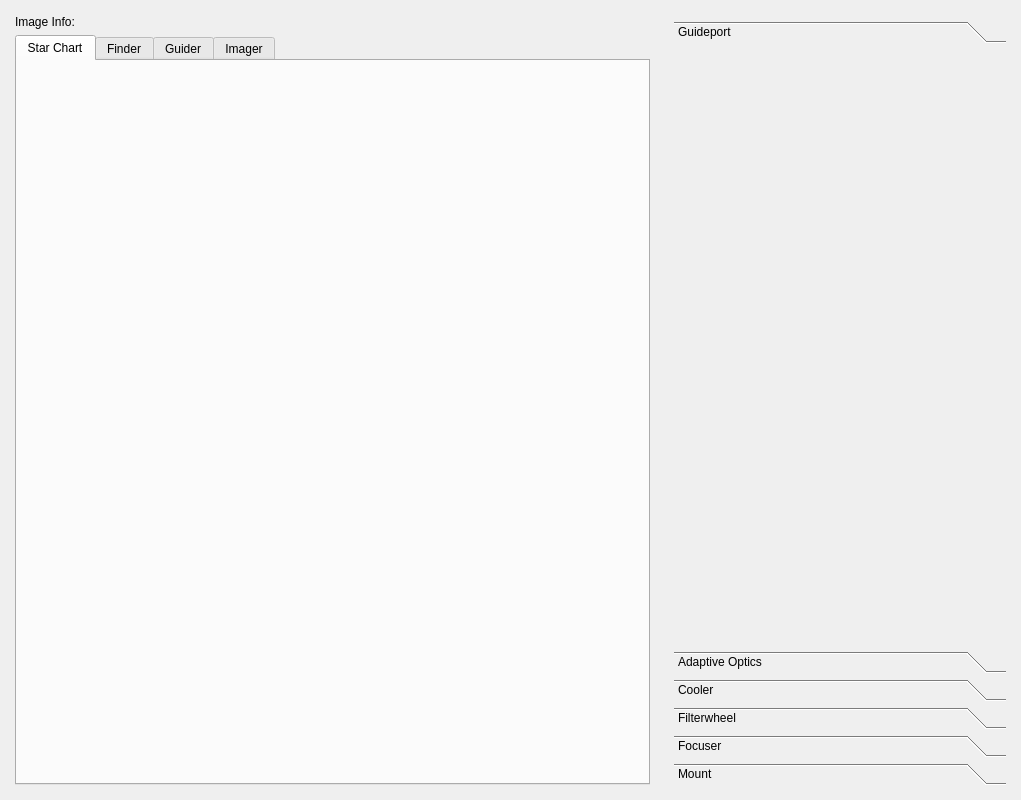
<?xml version="1.0" encoding="UTF-8"?>
<ui version="4.0">
 <class>snowgui::pointingwindow</class>
 <widget class="QWidget" name="snowgui::pointingwindow">
  <property name="geometry">
   <rect>
    <x>0</x>
    <y>0</y>
    <width>1021</width>
    <height>800</height>
   </rect>
  </property>
  <property name="minimumSize">
   <size>
    <width>0</width>
    <height>800</height>
   </size>
  </property>
  <property name="windowTitle">
   <string>Form</string>
  </property>
  <layout class="QHBoxLayout" name="horizontalLayout">
   <property name="leftMargin">
    <number>6</number>
   </property>
   <property name="topMargin">
    <number>6</number>
   </property>
   <property name="rightMargin">
    <number>6</number>
   </property>
   <property name="bottomMargin">
    <number>6</number>
   </property>
   <item>
    <widget class="QWidget" name="leftWidget" native="true">
     <layout class="QVBoxLayout" name="verticalLayout_2">
      <item>
       <widget class="QLabel" name="imageLabel">
        <property name="text">
         <string>Image Info:</string>
        </property>
       </widget>
      </item>
      <item>
       <widget class="QTabWidget" name="tabWidget">
        <property name="currentIndex">
         <number>0</number>
        </property>
        <widget class="snowgui::StarChartWidget" name="chartWidget">
         <attribute name="title">
          <string>Star Chart</string>
         </attribute>
        </widget>
        <widget class="snowgui::imagedisplaywidget" name="finderImageWidget">
         <attribute name="title">
          <string>Finder</string>
         </attribute>
        </widget>
        <widget class="snowgui::imagedisplaywidget" name="guiderImageWidget">
         <attribute name="title">
          <string>Guider</string>
         </attribute>
        </widget>
        <widget class="snowgui::imagedisplaywidget" name="imagerImageWidget">
         <attribute name="title">
          <string>Imager</string>
         </attribute>
        </widget>
       </widget>
      </item>
     </layout>
    </widget>
   </item>
   <item>
    <widget class="QWidget" name="controllersWidget" native="true">
     <property name="maximumSize">
      <size>
       <width>350</width>
       <height>16777215</height>
      </size>
     </property>
     <layout class="QVBoxLayout" name="verticalLayout">
      <item>
       <widget class="snowgui::ccdcontrollerwidget" name="ccdcontrollerWidget" native="true"/>
      </item>
      <item>
       <widget class="QToolBox" name="toolBox">
        <property name="currentIndex">
         <number>0</number>
        </property>
        <widget class="snowgui::guideportcontrollerwidget" name="guideportcontrollerWidget">
         <property name="geometry">
          <rect>
           <x>0</x>
           <y>0</y>
           <width>326</width>
           <height>540</height>
          </rect>
         </property>
         <attribute name="label">
          <string>Guideport</string>
         </attribute>
        </widget>
        <widget class="snowgui::adaptiveopticscontrollerwidget" name="adaptiveopticscontrollerWidget">
         <property name="geometry">
          <rect>
           <x>0</x>
           <y>0</y>
           <width>326</width>
           <height>540</height>
          </rect>
         </property>
         <attribute name="label">
          <string>Adaptive Optics</string>
         </attribute>
        </widget>
        <widget class="snowgui::coolercontrollerwidget" name="coolercontrollerWidget">
         <property name="geometry">
          <rect>
           <x>0</x>
           <y>0</y>
           <width>326</width>
           <height>540</height>
          </rect>
         </property>
         <attribute name="label">
          <string>Cooler</string>
         </attribute>
        </widget>
        <widget class="snowgui::filterwheelcontrollerwidget" name="filterwheelcontrollerWidget">
         <property name="geometry">
          <rect>
           <x>0</x>
           <y>0</y>
           <width>326</width>
           <height>540</height>
          </rect>
         </property>
         <attribute name="label">
          <string>Filterwheel</string>
         </attribute>
        </widget>
        <widget class="snowgui::focusercontrollerwidget" name="focusercontrollerWidget">
         <property name="geometry">
          <rect>
           <x>0</x>
           <y>0</y>
           <width>326</width>
           <height>540</height>
          </rect>
         </property>
         <attribute name="label">
          <string>Focuser</string>
         </attribute>
        </widget>
        <widget class="snowgui::mountcontrollerwidget" name="mountcontrollerWidget">
         <property name="geometry">
          <rect>
           <x>0</x>
           <y>0</y>
           <width>326</width>
           <height>540</height>
          </rect>
         </property>
         <attribute name="label">
          <string>Mount</string>
         </attribute>
        </widget>
       </widget>
      </item>
     </layout>
    </widget>
   </item>
  </layout>
 </widget>
 <customwidgets>
  <customwidget>
   <class>snowgui::imagedisplaywidget</class>
   <extends>QWidget</extends>
   <header location="global">imagedisplaywidget.h</header>
   <container>1</container>
   <slots>
    <slot>rectangleSelected(astro::image::ImageRectangle)</slot>
   </slots>
  </customwidget>
  <customwidget>
   <class>snowgui::guideportcontrollerwidget</class>
   <extends>QWidget</extends>
   <header location="global">guideportcontrollerwidget.h</header>
   <container>1</container>
  </customwidget>
  <customwidget>
   <class>snowgui::coolercontrollerwidget</class>
   <extends>QWidget</extends>
   <header location="global">coolercontrollerwidget.h</header>
   <container>1</container>
  </customwidget>
  <customwidget>
   <class>snowgui::focusercontrollerwidget</class>
   <extends>QWidget</extends>
   <header location="global">focusercontrollerwidget.h</header>
   <container>1</container>
  </customwidget>
  <customwidget>
   <class>snowgui::filterwheelcontrollerwidget</class>
   <extends>QWidget</extends>
   <header location="global">filterwheelcontrollerwidget.h</header>
   <container>1</container>
  </customwidget>
  <customwidget>
   <class>snowgui::adaptiveopticscontrollerwidget</class>
   <extends>QWidget</extends>
   <header location="global">adaptiveopticscontrollerwidget.h</header>
   <container>1</container>
  </customwidget>
  <customwidget>
   <class>snowgui::mountcontrollerwidget</class>
   <extends>QWidget</extends>
   <header location="global">mountcontrollerwidget.h</header>
   <container>1</container>
  </customwidget>
  <customwidget>
   <class>snowgui::ccdcontrollerwidget</class>
   <extends>QWidget</extends>
   <header location="global">ccdcontrollerwidget.h</header>
   <container>1</container>
   <slots>
    <signal>imageReceived()</signal>
   </slots>
  </customwidget>
  <customwidget>
   <class>snowgui::StarChartWidget</class>
   <extends>QWidget</extends>
   <header location="global">StarChartWidget.h</header>
   <container>1</container>
  </customwidget>
 </customwidgets>
 <resources/>
 <connections/>
</ui>
